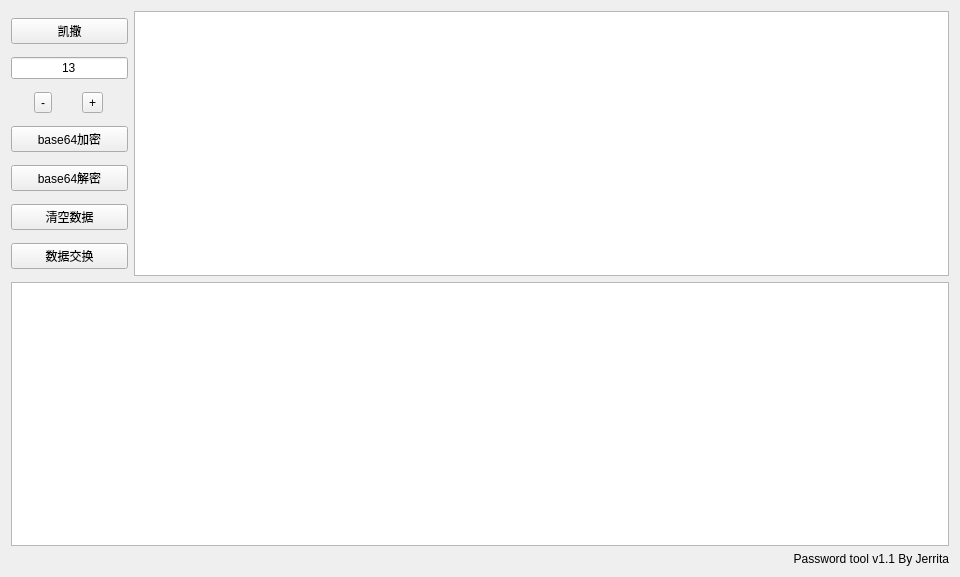
<?xml version="1.0" encoding="UTF-8"?>
<ui version="4.0">
 <class>Form</class>
 <widget class="QWidget" name="Form">
  <property name="geometry">
   <rect>
    <x>0</x>
    <y>0</y>
    <width>960</width>
    <height>577</height>
   </rect>
  </property>
  <property name="windowTitle">
   <string>Pass_Tool</string>
  </property>
  <property name="windowIcon">
   <iconset resource="ic.qrc">
    <normaloff>:/icon/icon.ico</normaloff>:/icon/icon.ico</iconset>
  </property>
  <layout class="QGridLayout" name="gridLayout">
   <item row="0" column="0">
    <layout class="QVBoxLayout" name="verticalLayout">
     <item>
      <layout class="QHBoxLayout" name="horizontalLayout" stretch="1,7">
       <item>
        <layout class="QVBoxLayout" name="verticalLayout_2" stretch="0,0,0,0,0,0,0">
         <item>
          <widget class="QPushButton" name="caesarGo">
           <property name="text">
            <string>凯撒</string>
           </property>
          </widget>
         </item>
         <item>
          <widget class="QLineEdit" name="caeserEdit">
           <property name="inputMethodHints">
            <set>Qt::ImhPreferNumbers</set>
           </property>
           <property name="text">
            <string>13</string>
           </property>
           <property name="alignment">
            <set>Qt::AlignCenter</set>
           </property>
          </widget>
         </item>
         <item>
          <layout class="QHBoxLayout" name="horizontalLayout_2">
           <property name="spacing">
            <number>7</number>
           </property>
           <property name="sizeConstraint">
            <enum>QLayout::SetDefaultConstraint</enum>
           </property>
           <item>
            <widget class="QToolButton" name="subtractBtn">
             <property name="text">
              <string>-</string>
             </property>
            </widget>
           </item>
           <item>
            <widget class="QToolButton" name="plusBtn">
             <property name="text">
              <string>+</string>
             </property>
            </widget>
           </item>
          </layout>
         </item>
         <item>
          <widget class="QPushButton" name="pushButton_3">
           <property name="text">
            <string>base64加密</string>
           </property>
          </widget>
         </item>
         <item>
          <widget class="QPushButton" name="pushButton">
           <property name="text">
            <string>base64解密</string>
           </property>
          </widget>
         </item>
         <item>
          <widget class="QPushButton" name="pushButton_2">
           <property name="text">
            <string>清空数据</string>
           </property>
          </widget>
         </item>
         <item>
          <widget class="QPushButton" name="pushButton_4">
           <property name="text">
            <string>数据交换</string>
           </property>
          </widget>
         </item>
        </layout>
       </item>
       <item>
        <widget class="QTextEdit" name="inputEdit"/>
       </item>
      </layout>
     </item>
     <item>
      <widget class="QTextEdit" name="resultEdit">
       <property name="inputMethodHints">
        <set>Qt::ImhNone</set>
       </property>
      </widget>
     </item>
    </layout>
   </item>
   <item row="1" column="0">
    <widget class="QLabel" name="label">
     <property name="text">
      <string>Password tool v1.1 By Jerrita</string>
     </property>
     <property name="alignment">
      <set>Qt::AlignRight|Qt::AlignTrailing|Qt::AlignVCenter</set>
     </property>
    </widget>
   </item>
  </layout>
 </widget>
 <resources>
  <include location="ic.qrc"/>
 </resources>
 <connections>
  <connection>
   <sender>plusBtn</sender>
   <signal>clicked()</signal>
   <receiver>Form</receiver>
   <slot>plusBtnClicked()</slot>
   <hints>
    <hint type="sourcelabel">
     <x>111</x>
     <y>114</y>
    </hint>
    <hint type="destinationlabel">
     <x>32</x>
     <y>135</y>
    </hint>
   </hints>
  </connection>
  <connection>
   <sender>subtractBtn</sender>
   <signal>clicked()</signal>
   <receiver>Form</receiver>
   <slot>subBtnClicked()</slot>
   <hints>
    <hint type="sourcelabel">
     <x>59</x>
     <y>114</y>
    </hint>
    <hint type="destinationlabel">
     <x>17</x>
     <y>100</y>
    </hint>
   </hints>
  </connection>
  <connection>
   <sender>pushButton_3</sender>
   <signal>clicked()</signal>
   <receiver>Form</receiver>
   <slot>b64en()</slot>
   <hints>
    <hint type="sourcelabel">
     <x>67</x>
     <y>166</y>
    </hint>
    <hint type="destinationlabel">
     <x>9</x>
     <y>199</y>
    </hint>
   </hints>
  </connection>
  <connection>
   <sender>pushButton</sender>
   <signal>clicked()</signal>
   <receiver>Form</receiver>
   <slot>b64de()</slot>
   <hints>
    <hint type="sourcelabel">
     <x>124</x>
     <y>201</y>
    </hint>
    <hint type="destinationlabel">
     <x>147</x>
     <y>6</y>
    </hint>
   </hints>
  </connection>
  <connection>
   <sender>pushButton_2</sender>
   <signal>clicked()</signal>
   <receiver>inputEdit</receiver>
   <slot>clear()</slot>
   <hints>
    <hint type="sourcelabel">
     <x>88</x>
     <y>236</y>
    </hint>
    <hint type="destinationlabel">
     <x>340</x>
     <y>59</y>
    </hint>
   </hints>
  </connection>
  <connection>
   <sender>pushButton_2</sender>
   <signal>clicked()</signal>
   <receiver>resultEdit</receiver>
   <slot>clear()</slot>
   <hints>
    <hint type="sourcelabel">
     <x>63</x>
     <y>236</y>
    </hint>
    <hint type="destinationlabel">
     <x>121</x>
     <y>416</y>
    </hint>
   </hints>
  </connection>
  <connection>
   <sender>caesarGo</sender>
   <signal>clicked()</signal>
   <receiver>Form</receiver>
   <slot>caesarBtnClicked()</slot>
   <hints>
    <hint type="sourcelabel">
     <x>79</x>
     <y>23</y>
    </hint>
    <hint type="destinationlabel">
     <x>293</x>
     <y>3</y>
    </hint>
   </hints>
  </connection>
  <connection>
   <sender>pushButton_4</sender>
   <signal>clicked()</signal>
   <receiver>Form</receiver>
   <slot>changeBtnClicked()</slot>
   <hints>
    <hint type="sourcelabel">
     <x>50</x>
     <y>260</y>
    </hint>
    <hint type="destinationlabel">
     <x>77</x>
     <y>573</y>
    </hint>
   </hints>
  </connection>
 </connections>
 <slots>
  <slot>plusBtnClicked()</slot>
  <slot>subBtnClicked()</slot>
  <slot>b64en()</slot>
  <slot>b64de()</slot>
  <slot>caesarBtnClicked()</slot>
  <slot>changeBtnClicked()</slot>
 </slots>
</ui>
